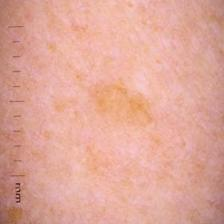
#> input picture test/Benign/6309.jpg, 224 x 224 px, found by its file name; its folder holds only this picture in this run
$ jupyter execute --allow-errors trat.ipynb
#> lines starting #> are read from the running program, lines starting #| are printed output that depends on the picture
[cell 1]
import os
import cv2
import numpy as np
from skimage import exposure
from skimage.filters import gaussian
from skimage.io import imread, imsave
from skimage.util import img_as_ubyte

# Función para cargar y preprocesar una imagen
def preprocess_image(image_path):
    # Cargar la imagen
#> called with image_path = 'train/Benign/6309.jpg'
    img = imread(image_path)
#> img is the input picture: shape (224, 224, 3); mean R, G, B 224, 167.2, 152.7

    # Corrección de color y contraste
    img_corrected = exposure.equalize_adapthist(img, clip_limit=0.03)
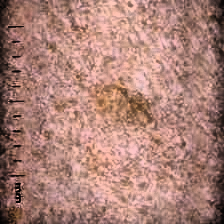
#> img_corrected: shape (224, 224, 3) float64; mean R, G, B 0.68, 0.51, 0.467

    # Reducción de ruido
    img_denoised = gaussian(img_corrected, sigma=1, preserve_range=True)
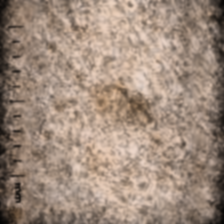
#> img_denoised: shape (224, 224, 3) float64; mean R, G, B 0.626, 0.548, 0.49

    # Suavizado y mejora de contraste
    img_smoothed = cv2.GaussianBlur(img_as_ubyte(img_denoised), (5, 5), 0)
    img_enhanced = exposure.rescale_intensity(img_smoothed, in_range='image', out_range=np.uint8)
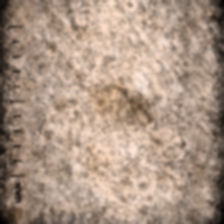
#> img_enhanced: shape (224, 224, 3); mean R, G, B 171.1, 148.9, 132.4

    return img_enhanced

# Directorios con las imágenes
input_dirs = ['train/Benign', 'train/Malignant', 'test/Benign', 'test/Malignant']  # Rutas a los directorios con las imágenes
output_base_dir = 'preprocessed'  # Ruta al directorio base donde se guardarán las imágenes preprocesadas

# Crear el directorio base de salida si no existe
os.makedirs(output_base_dir, exist_ok=True)

# Procesar todas las imágenes en los directorios de entrada
#> (the rest of this cell did not finish here and is left out)
